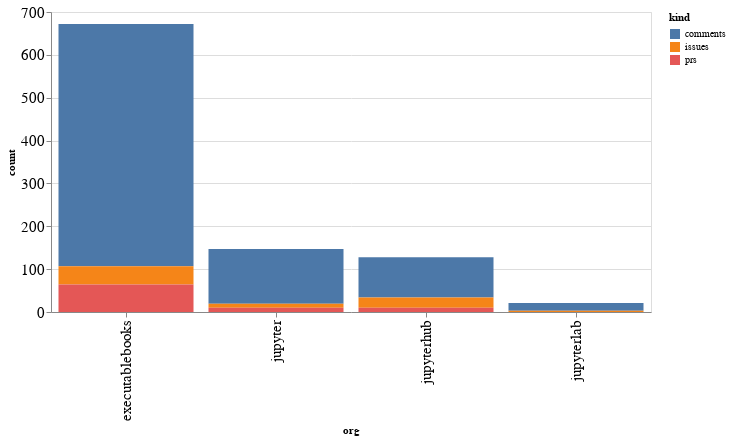

The notebook cell saved with this chart:
### Code cell
alt.Chart(org_summaries, width=600).mark_bar().encode(
    x='org',
    y='count',
    color='kind',
    tooltip="org"
)

### Figure 1 — Vega-Lite specification as saved in the notebook (floating-point values rounded to 4 significant figures)
{"config": {"axisLeft": {"labelFontSize": 15}, "axisBottom": {"labelFontSize": 15}}, "data": {"name": "data-2cc0742d47ca5c93ebcf0bc5860b85a4"}, "mark": "bar", "encoding": {"color": {"type": "nominal", "field": "kind"}, "tooltip": {"type": "nominal", "field": "org"}, "x": {"type": "nominal", "field": "org"}, "y": {"type": "quantitative", "field": "count"}}, "width": 600, "$schema": "https://vega.github.io/schema/vega-lite/v4.8.1.json", "datasets": {"data-2cc0742d47ca5c93ebcf0bc5860b85a4": [{"org": "executablebooks", "kind": "comments", "count": 565}, {"org": "executablebooks", "kind": "issues", "count": 43}, {"org": "executablebooks", "kind": "prs", "count": 64}, {"org": "jupyter", "kind": "comments", "count": 128}, {"org": "jupyter", "kind": "issues", "count": 9}, {"org": "jupyter", "kind": "prs", "count": 10}, {"org": "jupyterhub", "kind": "comments", "count": 94}, {"org": "jupyterhub", "kind": "issues", "count": 24}, {"org": "jupyterhub", "kind": "prs", "count": 10}, {"org": "jupyterlab", "kind": "comments", "count": 18}, {"org": "jupyterlab", "kind": "issues", "count": 3}]}}
